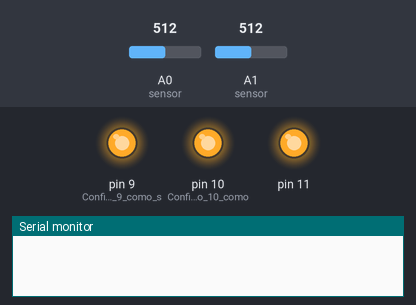
Bench run of a sketch on a simulated Arduino Uno, built with avr-gcc and run on an emulated ATmega328P. On the bench: output pins drawn as LEDs (lit = HIGH), the last lines printed to the serial monitor. The test bench sets the inputs (shaded band); at power-on: A0 (sensor) = 512, A1 (sensor) = 512.

Above: at 0.5 s.
At 2.6 s:
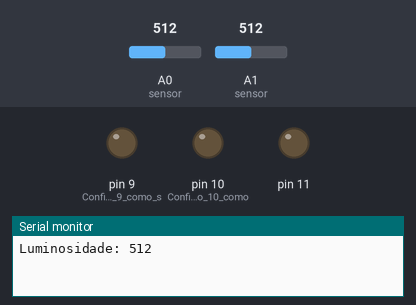
Timing chart, 0 to 5.5 s (numbered marks = the images above):
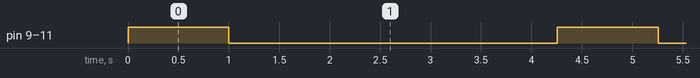

Measured:
- by itself, pin 9 (Configura_o_pino_9_como_s), pin 10 (Configura_o_pino_10_como), pin 11: alternates HIGH for 1.0 s and LOW for 3.3 s

The sketch:

Desafio3.ino
```cpp
/*
  www.CodeDecay.com.br
  Licença de uso: Apache 2.0

  Liga os LEDs por 1 segundo, em seguida desliga os LEDs por 1 segundo.
  Lê o LDR na porta analógica 0.
  Lê o LM35Z na porta analógica 1 e faz a média da leitura para filtrar
  ruídos.

  Nesse exercício vamos manter os LEDs externo nos pinos 11, 10 e 9 do
  Arduino. Vamos mater o LDR como sensor de luminosidade e vamos adicionar
  um LM como sensor de temperatura. O LM35Z costuma ser sensível a ruído
  eletromagnético, por isso, faremos a média de 50 leituras para eliminar
  essa variação.
 */


// a função setup() é executada quando você liga ou reinicia a placa
void setup() {
  // configura o pino 11 como saída:
  pinMode(11, OUTPUT);
  pinMode(10, OUTPUT); // Configura o pino 10 como saida
  pinMode(9, OUTPUT); // Configura o pino 9 como saida

  Serial.begin(9600); // Inicia a comunicação serial com o computador
}

// a função loop() é executada para sempre:
void loop() {
  digitalWrite(11, HIGH);   // liga o LED (escreve o nível HIGH - 5V - no pino 11)
  digitalWrite(10, HIGH);   // liga o LED (escreve o nível HIGH - 5V - no pino 10)
  digitalWrite(9, HIGH);   // liga o LED (escreve o nível HIGH - 5V - no pino 9)
  delay(1000);              // espera 1 segundo = 1000 milisegundos
  digitalWrite(11, LOW);    // desliga o LED (escreve o nível LOW - 0V - no pino 11)
  digitalWrite(10, LOW);    // desliga o LED (escreve o nível LOW - 0V - no pino 10)
  digitalWrite(9, LOW);    // desliga o LED (escreve o nível LOW - 0V - no pino 9)
  delay(1000);              // espera 1 segundo novamente

  int lumi = analogRead(A0); // le o sensor analogico na porta A0 - escala de 0 a 1023
  Serial.print("Luminosidade: "); // escreve a palavra "Luminosidade: " no monitor do computador
  Serial.println(lumi); // escreve o valor da luminosidade lida na tela do computador
  delay(1000);

  int soma = 0; // Guardaremos o somatorio nessa variavel
  for (int cont = 0; cont < 50; cont++) {  // repete 50 vezes
    soma = soma + analogRead(A1); // le o sensor analogico na porta A1 - escala de 0 a 1023
    delay(5); // O conversor AD do Arduino precisa de um "descanso"
  }
  float tempC = (soma * 5.0 * 100 ) / ( 1023.0 * 50 ); // calcula a média e converte para temperatura
  Serial.print("Temperatura: "); // escreve a palavra "Temperatura: " no monitor do computador
  Serial.print(tempC); // escreve o valor da temperatura média lida na tela do computador
  Serial.println(" C");
  delay(1000);
}
```
